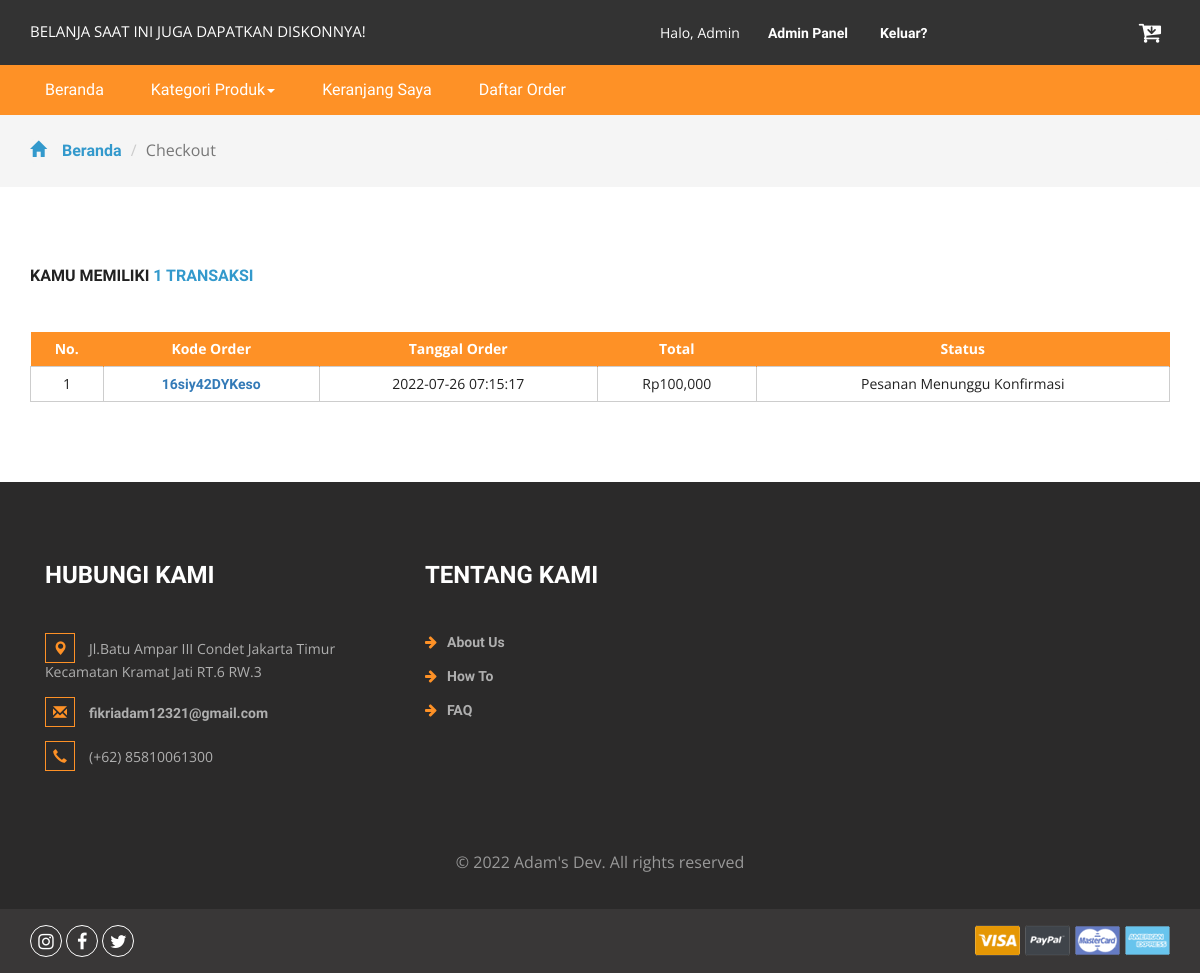
The app's page /daftarorder.php (signed in), older data.
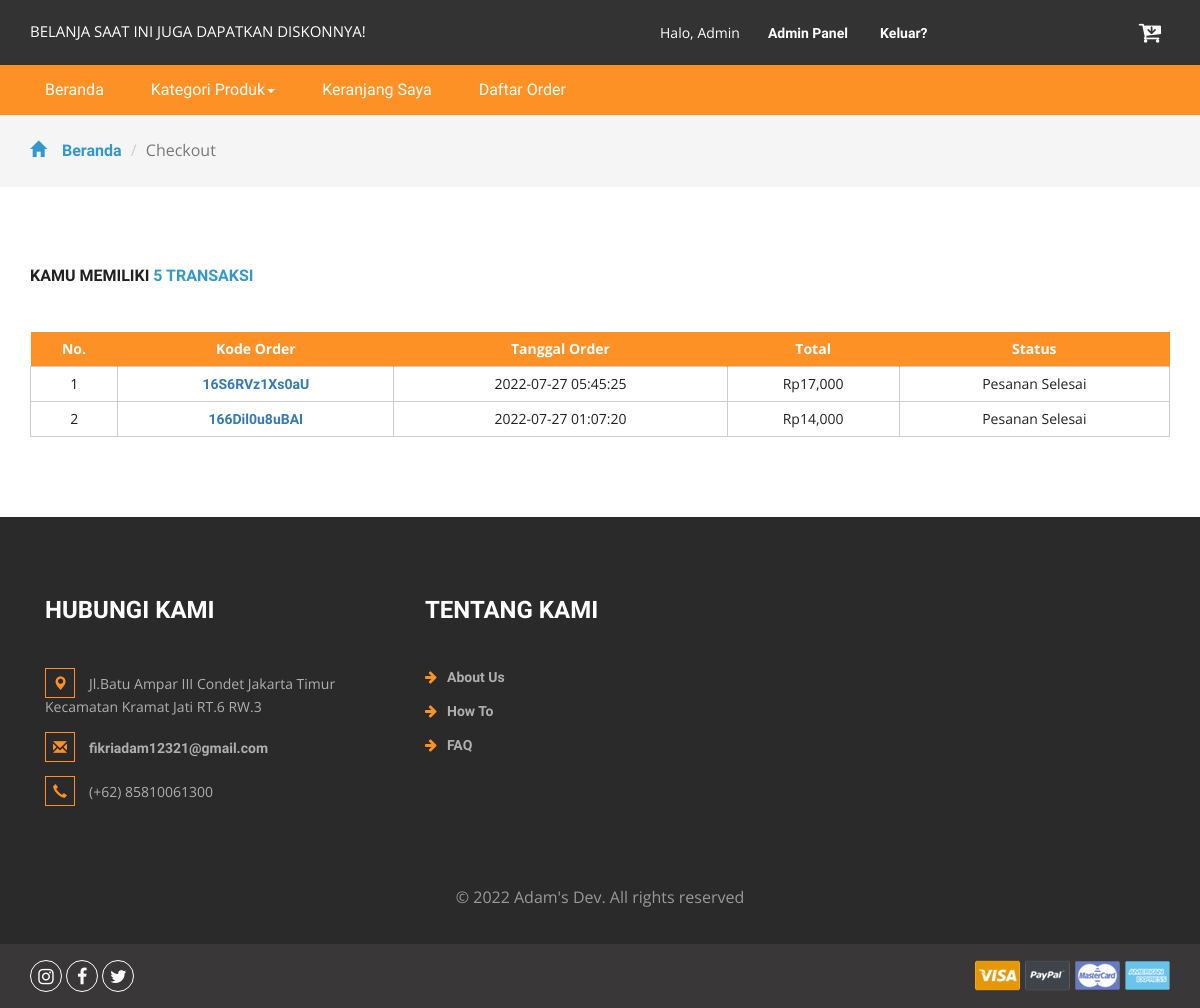
The same page, newer data.
### tables this page shows
CREATE TABLE `cart` (
  `idcart` int(11) NOT NULL,
  `orderid` varchar(100) NOT NULL,
  `userid` int(11) NOT NULL,
  `tglorder` timestamp NOT NULL DEFAULT current_timestamp(),
  `status` varchar(10) NOT NULL DEFAULT 'Cart'
);

### daftarorder.php (the view, shortened to what the changed rows need)
<?php
include 'dbconnect.php';
$uid = $_SESSION['id'];
$itungtrans = mysqli_query($conn, "SELECT count(orderid) as jumlahtrans from cart WHERE userid='$uid' and status!='Cart'");
$itungtrans2 = mysqli_fetch_assoc($itungtrans);
$itungtrans3 = $itungtrans2['jumlahtrans'];
?>
<!DOCTYPE html>
<html>
<head>
	<link href="css/bootstrap.css" rel="stylesheet" type="text/css" media="all" />
	<link href="css/style.css" rel="stylesheet" type="text/css" media="all" />
	<link href="css/font-awesome.css" rel="stylesheet">
</head>
<body>
	<div class="checkout">
		<div class="container">
			<h2>Kamu memiliki <span><?= $itungtrans3 ?> transaksi</span></h2>
			<div class="checkout-right">
				<table class="timetable_sub">
					<thead>
						<tr>
							<th>No.</th>
							<th>Kode Order</th>
							<th>Tanggal Order</th>
							<th>Total</th>
							<th>Status</th>
						</tr>
					</thead>
					<?php
					$brg = mysqli_query($conn, "SELECT DISTINCT(idcart), c.orderid, tglorder, status from cart c, detailorder d WHERE c.userid='$uid' and d.orderid=c.orderid and status!='Cart' ORDER BY tglorder DESC");
					$no = 1;
					while ($b = mysqli_fetch_array($brg)) {
					?>
						<tr class="rem1">
							<form method="post">
								<td class="invert"><?= $no++ ?></td>
								<td class="invert"><a href="order.php?id=<?= $b['orderid'] ?>"><?= $b['orderid'] ?></a></td>
								<td class="invert"><?= $b['tglorder'] ?></td>
								<td class="invert">
									Rp<?php $ongkir = 10000;
										$ordid = $b['orderid'];
										$result1 = mysqli_query($conn, "SELECT SUM(qty*hargaafter)+$ongkir AS count FROM detailorder d, produk p WHERE d.orderid='$ordid' and p.idproduk=d.idproduk ORDER BY d.idproduk ASC");
										$cekrow = mysqli_num_rows($result1);
										$row1 = mysqli_fetch_assoc($result1);
										$count = $row1['count'];
										if ($cekrow > 0) {
											echo number_format($count);
										} else {
											echo 'No data';
										} ?>
								</td>
								<td class="invert">
									<div class="rem">
										<?php
										if ($b['status'] == 'Diproses') {
											echo 'Pesanan Diproses (Pembayaran Diterima)';
										} else if ($b['status'] == 'Dikirim') {
											echo 'Pesanan Dikirim';
										} else if ($b['status'] == 'Selesai') {
											echo 'Pesanan Selesai';
										} else if ($b['status'] == 'Dibatalkan') {
											echo 'Pesanan Dibatalkan';
										} else if ($b['status'] == 'Pengiriman') {
											echo 'Pesanan dikirim';
										} else if ($b['status'] == 'Payment') {
											echo '<a href="konfirmasi.php?id=' . $b['orderid'] . '" class="form-control btn-primary">Konfirmasi Pembayaran</a>';
										} else {
											echo 'Pesanan Menunggu Konfirmasi';
										}
										?>
							</form>
			</div>
		<?php
					}
		?>
		</div>
	</div>
	<link href="css/skdslider.css" rel="stylesheet">
</body>
</html>

Row changes from the older to the newer data that the page shows:
no longer on this page (row edited): cart: orderid "16siy42DYKeso", tglorder "2022-07-26 07:15:17", count "100,000", status "Pesanan Menunggu Konfirmasi"
added cart: orderid "16S6RVz1Xs0aU", tglorder "2022-07-27 05:45:25", count "17,000", status "Pesanan Selesai"
added cart: orderid "166Dil0u8uBAI", tglorder "2022-07-27 01:07:20", count "14,000", status "Pesanan Selesai"
Text that changed along with them:
$itungtrans3: "1" → "5"
